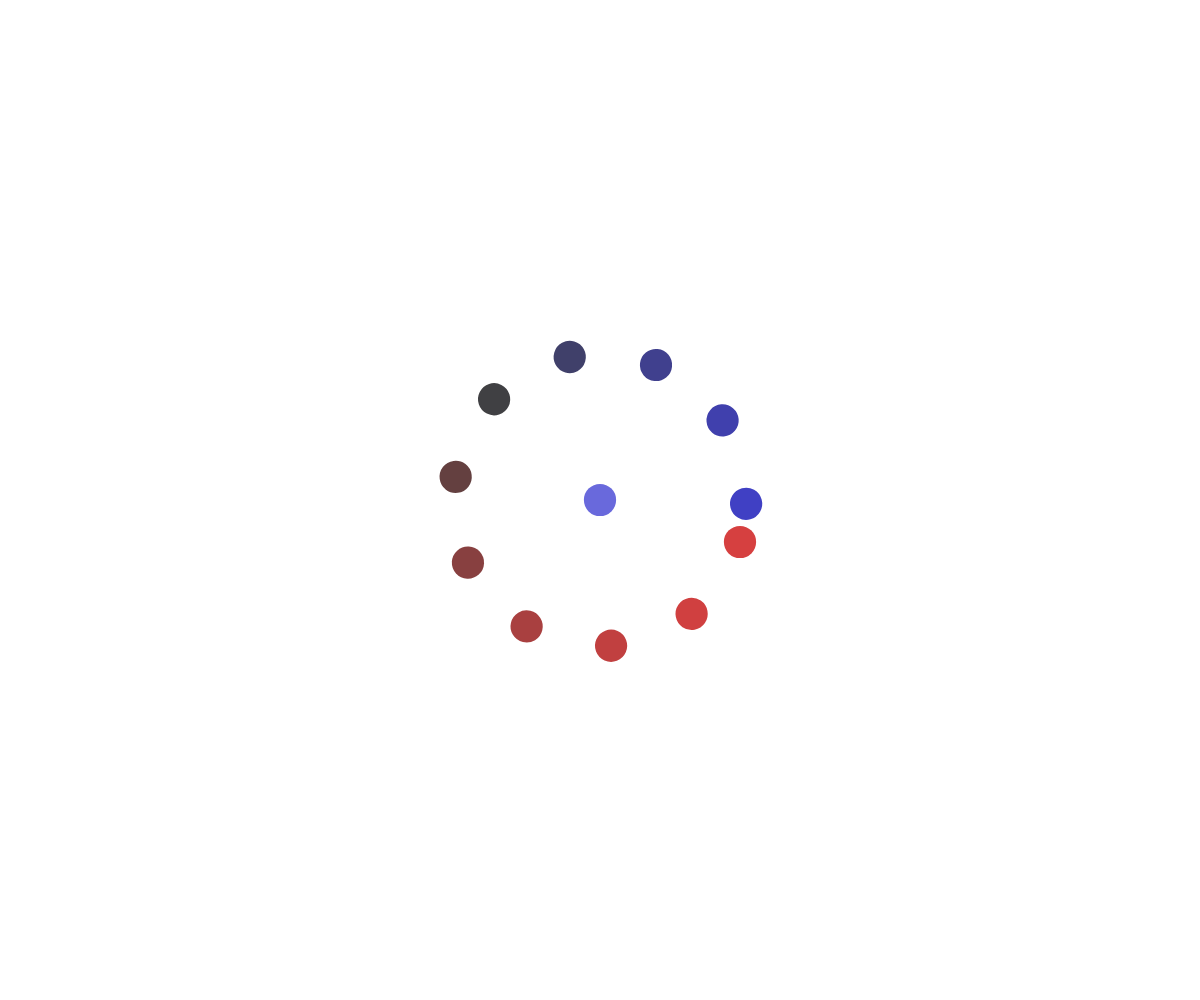
Frame 1 (no input)
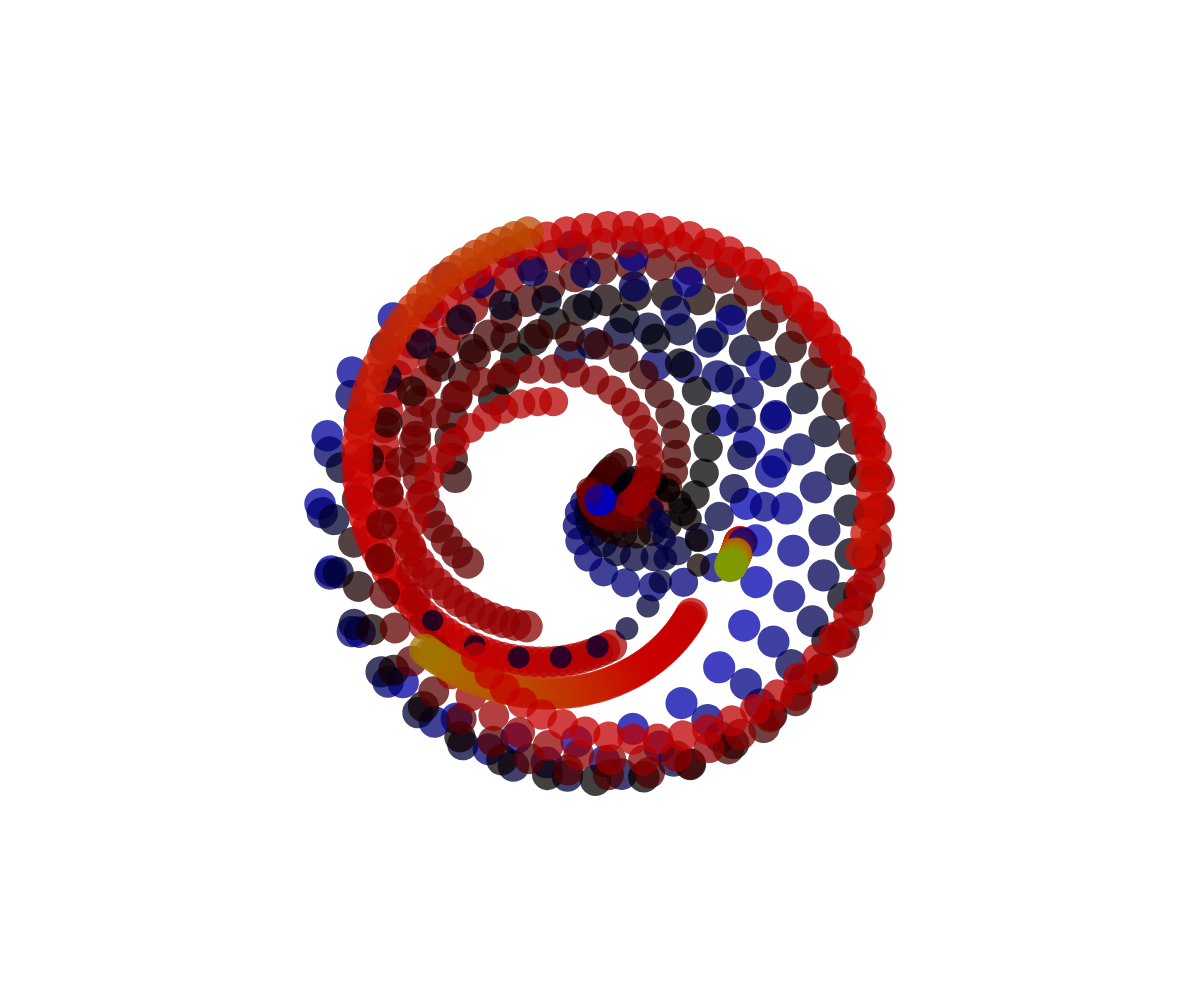
Frame 60 (no input)
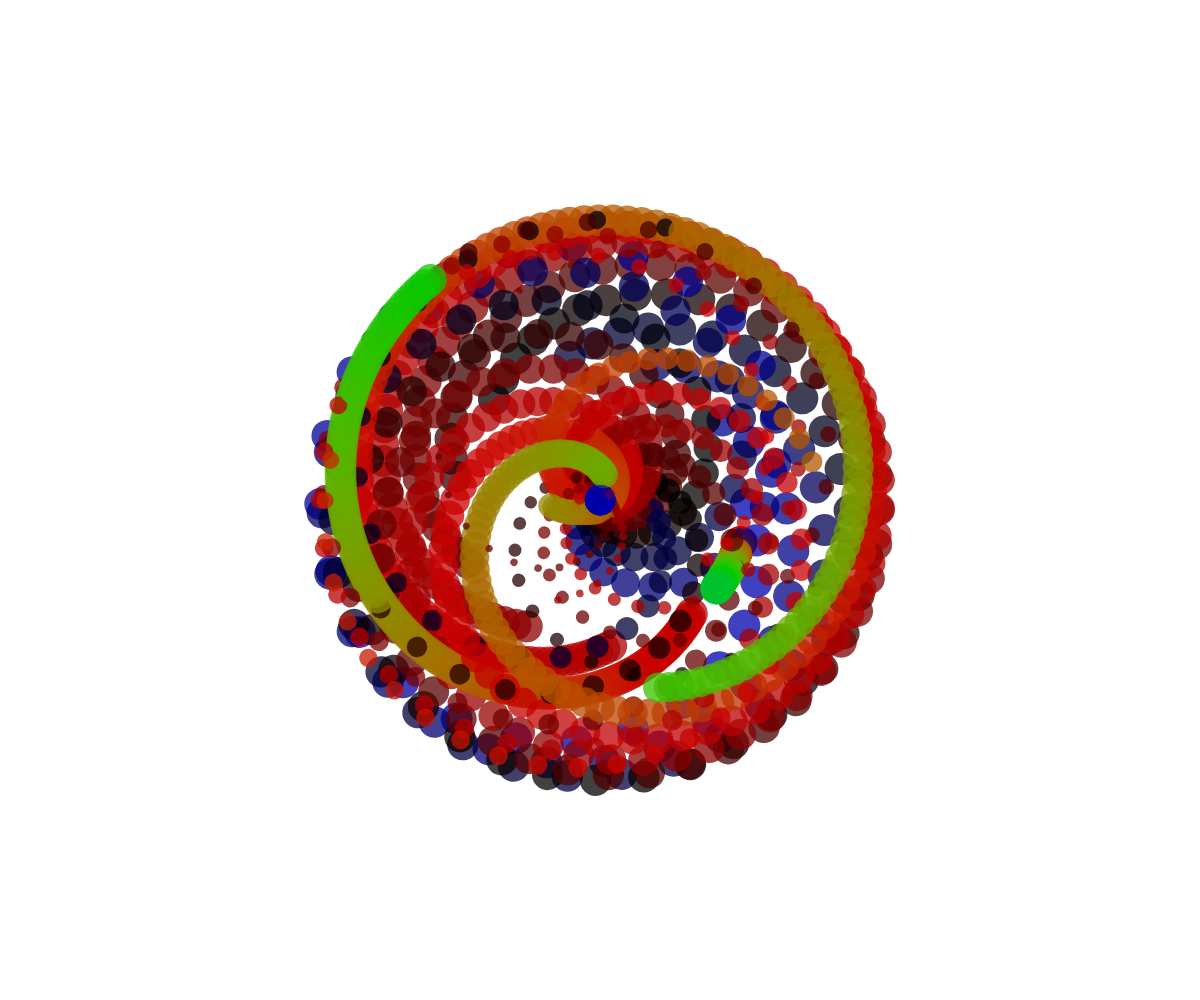
Frame 120 (the mouse pressed at the canvas centre since frame 60)

The p5.js sketch that drew these frames (run headless with seeded random() and noise() and a simulated clock; from frame 60 on, the mouse is pressed at the canvas centre):

// p5.js sketch
// ── sketch.js
// github.com/aMahanna

/* 
/* Display variables
*/
var cnv;
var yMargin = 0;
var xMargin = 0;

/* 
/* Animation variables
*/
var defaultScaleValue = 1.4;
var scaleValue;
var opacity;

var backgroundColourValue;
var isBackgroundEnabled;
var isBezierEnabled;
var isFillEnabled;
var isStrokeEnabled;
var strokeValue;

var trigFunctionValue;
var trigDivisor;
var ellipseDivisor;
var rotateMultiplicand;
var trigEquation;

var startCount;
var endCount;
var maxParticleDensityValue;
var particleDensity;

/* 
/* Rotate variable; constantly incremented
*/
var x = 0;
var xModifier;

function setup() {
  if (windowWidth < 1000) {
    defaultScaleValue = 1.1;
  }
  cnv = createCanvas(windowWidth - xMargin, windowHeight - yMargin);
  centerCanvas();
  setAnimationVariables();
}

function centerCanvas() {
  var z = (windowWidth - width) / 2;
  var y = (windowHeight - height) / 2;
  cnv.position(z, y);
}


function setAnimationVariables() {
  let binaryChoice = [0, 1];
  let oneToFourChoice = [1, 2, 3, 4];
  let trigDivisorChoice = [3, 10, 100];
  let ellipseDivisorChoice = [20, 200];

  scaleValue = windowHeight > 1000 ? 1 + defaultScaleValue : defaultScaleValue;
  opacity = 100 + int(random(2, 12) * 10);

  isBackgroundEnabled = random(binaryChoice) == 1 ? true : false;
  backgroundColourValue = random(binaryChoice);
  if (backgroundColourValue == 1) background(255, 255, 255);
  if (backgroundColourValue == 0) background(0, 0, 0);

  isBezierEnabled = random(binaryChoice) == 1 ? true : false;
  isFillEnabled = random(binaryChoice) == 1 ? true : false;
  isStrokeEnabled = random(binaryChoice) == 1 ? true : false;

  trigFunctionValue = random(oneToFourChoice);
  trigDivisor = random(trigDivisorChoice);
  ellipseDivisor = random(ellipseDivisorChoice);
  rotateMultiplicand = int(random(1, 7));

  // TODO - Investigate more
  startCount = 100 * int(random(-3, 2));
  endCount = 100 * int(random(3, 10));
  maxParticleDensityValue = int((endCount + abs(startCount)) * 0.2);
  particleDensity = int(random(maxParticleDensityValue / 2, maxParticleDensityValue - 1));

  xModifier = random(oneToFourChoice);

  // startCount = 0;
  // endCount = 1000;
  // trigDivisor = 5;
  // ellipseDivisor = 200;
  // maxParticleDensityValue = 31;
  // particleDensity = 20;
  // rotateMultiplicand = 4;

  //console.log("trig: ", trigDivisor);
  // console.log("x: ", xModifier);

}

function generateBackground() {
  if (isBackgroundEnabled) {
    if (backgroundColourValue == 0) {
      background(0, 0, 0);
    } else {
      background(255, 255, 255);
    }
  }

  if (isStrokeEnabled) {
    strokeValue = backgroundColourValue == 0 || isBezierEnabled ? 255 : 0;
    strokeWeight(1);
    stroke(strokeValue, strokeValue, strokeValue, 200);
  } else {
    noStroke();
  }
}

function draw() {
  scale(scaleValue);
  generateBackground();
  generateAnimation();
}

function generateAnimation() {

  switch (trigFunctionValue) {
    case 1:
      trigEquation = sin(x / trigDivisor);
      break;
    case 2:
      trigEquation = cos(x / trigDivisor);
      break;
    case 3:
      trigEquation = tan(x / trigDivisor);
      break;
    case 4:
      trigEquation = atan(x / trigDivisor);
      break;
    default:
      //  
  }

  for (var i = startCount; i < endCount; i += (maxParticleDensityValue - particleDensity)) {
    push();

    translate((windowWidth - xMargin) / (2 * scaleValue), (windowHeight - yMargin) / (2 * scaleValue));

    rotate(x + (trigEquation * i * 1 / rotateMultiplicand) + i);

    fill(
      cos(x * 5 + i * 10) * 200,
      sin(x * 5 + i * 10) * 200,
      cos(x * 5 + i * 10) * -200,
      opacity
    );

    ellipse(
      100 + sin((x / ellipseDivisor) * i) * 100,
      cos((x / ellipseDivisor) * i) * 20 + 10,
      cos((x / 100) * i) * 10 + 13,
      cos((x / 100) * i) * 10 + 13
    );

    if (!isFillEnabled) {
      noFill();
    }

    if (isBezierEnabled) {
      bezier(
        100 + sin((x / 200) * i) * 40,
        10 + cos((x / 200) * i) * 20,
        100 + sin((x / 200) * (i - abs(x / 5) * 40)) * 40,
        10 + cos((x / 200) * (i - tan(x / 5) * 40)) * 20,
        100 - cos(x / 5) * 40,
        100 - tan(x / 5) * 40,
        0,
        0
      );
    }

    pop();
  }

  fill(
    cos(x + i * 10) * 200,
    sin(x + i * 10) * 200,
    cos(x + i * 10) * -200,
    150
  );

  ellipse(
    (windowWidth - xMargin) / (2 * scaleValue),
    (windowHeight - yMargin) / (2 * scaleValue),
    cos((x / 200) * 300) * 10 + 13,
    cos((x / 200) * 300) * 10 + 13
  );

  switch (xModifier) {
    case 1:
      x += 0.001 + (1 + cos(x));
      break;
    case 2:
      x += 0.0001 * (sin(x) + 30);
      break;
    case 3:
      x += 0.001 + (0.001 / (sin(x) + 3));
      break;
    case 4:
      x += 0.001 + (1 - sin(x));
      break;
    default:
      //  
  }
}
